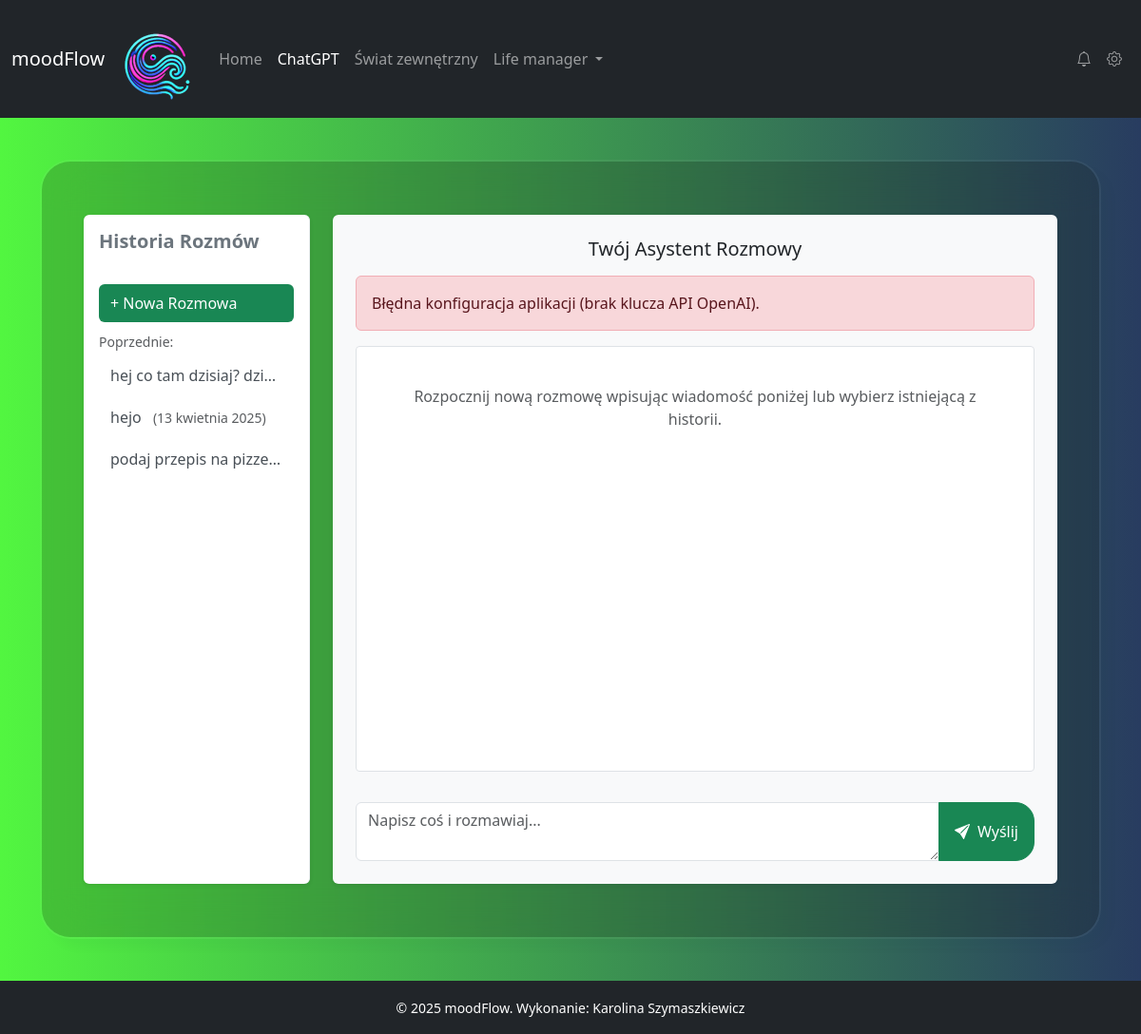
Page /chat/ on the earlier database version.
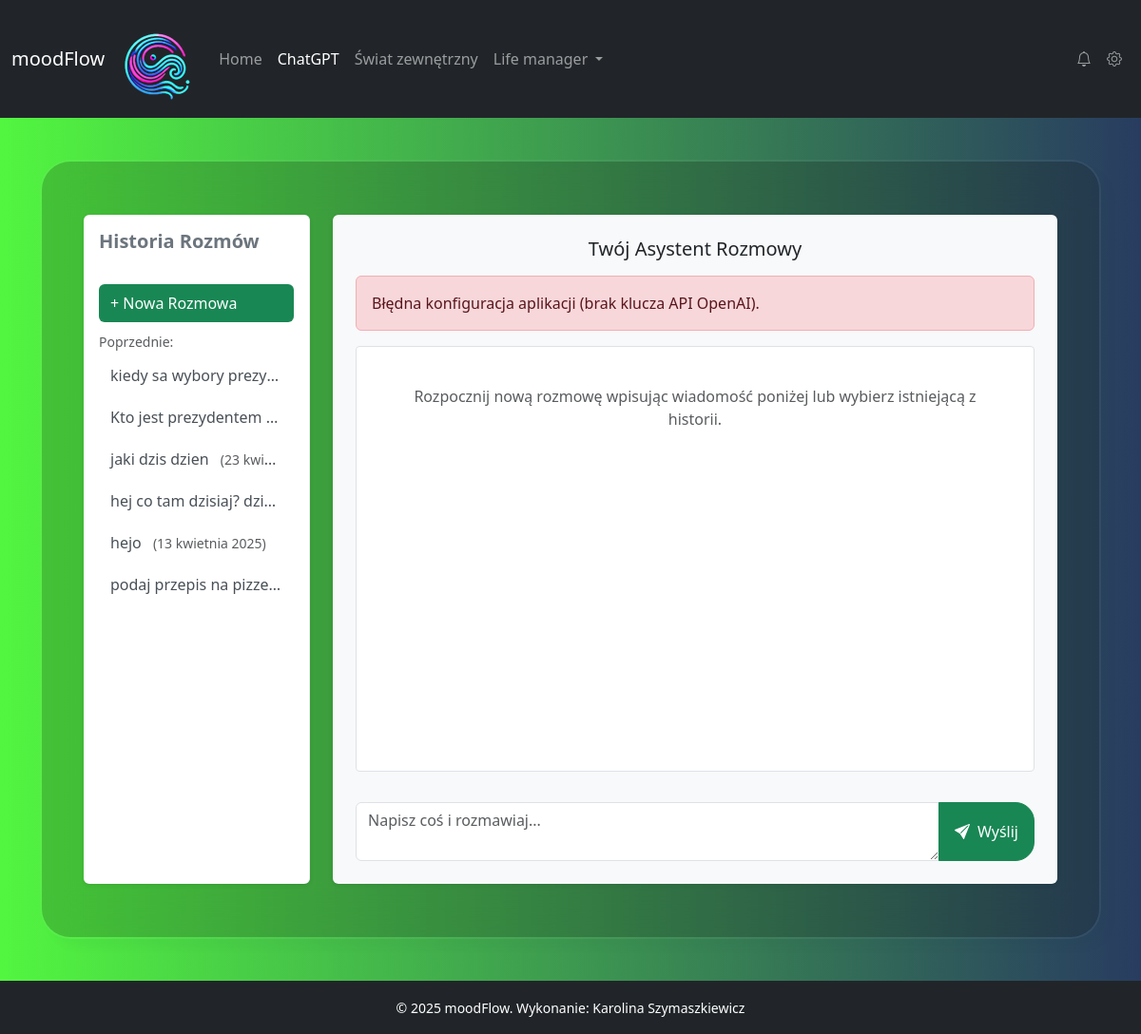
Same page on the later database version.
### myapp/models.py (models this page shows, shortened)
class Conversation(models.Model):
    id = models.UUIDField(
        primary_key=True,
        default=uuid.uuid4,  # Automatycznie generuj UUID
        editable=False
    )
    title = models.CharField(
        max_length=100,
        blank=True,
        help_text="Tytuł rozmowy (np. skrócony pierwszy prompt)"
    )
    created_at = models.DateTimeField(
        default=timezone.now,
        editable=False
    )
    class Meta:
        ordering = ['-created_at']
        verbose_name = "Rozmowa (Sesja)"
        verbose_name_plural = "Rozmowy (Sesje)"

### myapp/views.py (the view, shortened to what this page needs)
# urls.py: path('chat/', chat, name='chat'),
def chat(request, conversation_id=None):
    openai_api_key, serpapi_api_key = get_api_keys()
    error_message = None
    model = "gpt-4o" # lub gpt-3.5-turbo
    form = ChatForm()
    current_conversation = None
    messages_queryset = Message.objects.none()
    conversation_history_list = Conversation.objects.all() # Używa domyślnego sortowania z Meta
    if not openai_api_key:
        error_message = "Błędna konfiguracja aplikacji (brak klucza API OpenAI)."
    if not serpapi_api_key:
        print("OSTRZEŻENIE: Brak klucza API SerpApi. Wyszukiwanie w Google będzie niedostępne.")
    if request.method == 'GET':
        if conversation_id:
            print(f"[DEBUG] GET: Próba załadowania conversation_id: {conversation_id}")
            try:
                current_conversation = Conversation.objects.get(id=conversation_id)
                messages_queryset = current_conversation.messages.all()
                print(f"[DEBUG] GET: Znaleziono: '{current_conversation.title}'. Wiadomości: {messages_queryset.count()}")
                request.session['conversation_id'] = str(current_conversation.id)
                request.session.save()
            except Conversation.DoesNotExist:
                print(f"[DEBUG] GET: Conversation {conversation_id} nie istnieje.")
                error_message = "Wybrana rozmowa nie istnieje."
                if 'conversation_id' in request.session:
                    del request.session['conversation_id']
                return redirect('chat')
            except Exception as e:
                print(f"[DEBUG] GET: Błąd ładowania rozmowy {conversation_id}: {e}")
                error_message = "Wystąpił błąd serwera podczas ładowania rozmowy."
        else:
            print("[DEBUG] GET: Ładowanie widoku dla nowej rozmowy.")
            if 'conversation_id' in request.session:
                del request.session['conversation_id']
                request.session.save()
    context = {
        "form": form,
        "error_message": error_message,
        "messages": messages_queryset,
        "conversation": current_conversation,
        "conversation_history_list": conversation_history_list
    }
    print(f"[DEBUG] Rendering template. Conversation loaded: {current_conversation}. Messages in context: {messages_queryset.count() if messages_queryset else 0}")
    return render(request, "myapp/chat.html", context)

### myapp/forms.py
class ChatForm(forms.Form):
    prompt = forms.CharField(label="Prompt", widget=forms.Textarea(attrs={"class": "form-control",
                                                                           "placeholder": "Napisz coś i rozmawiaj...",
                                                                           "id": "prompt",
                                                                             "rows":2,
                                                                    }))

### myapp/context_processors.py (called while the page is built)
def global_context(request):
    return {
        'year': datetime.now().year
    }

### myapp/views.py (called while the page is built)
def get_api_keys():
    keys = {}
    try:
        with open('./.env.txt', 'r') as f:
            for line in f:
                line = line.strip()
                if line and not line.startswith('#'):
                    key_name, key_value = line.split('=', 1)
                    keys[key_name.strip()] = key_value.strip()
    except FileNotFoundError:
        print("OSTRZEŻENIE: Plik .env.txt nie został znaleziony.")
    except Exception as e:
        print(f"Błąd odczytu pliku z kluczami API: {str(e)}")
    return keys.get('OPENAI_API_KEY'), keys.get('SERPAPI_API_KEY')

### myapp/templates/myapp/chat.html (shortened to what this page needs)
{% extends "base.html" %}
{% load static %}
{% load tz %}
{% load humanize %}
{% block content %}
<div class="container-fluid pt-3 pb-3">
    <div class="row chat-layout-row">
       <div class="col-lg-3 col-md-4 order-md-1">
            <div id="chat-sidebar">
                <h5 class="mb-3 text-secondary">Historia Rozmów</h5>
                <hr class="mt-0">
                <div class="sidebar-list-container flex-grow-1">
                    <ul class="list-unstyled chat-history-list">
                        <li>
                            <a href="{% url 'chat' %}"
                               class="{% if not conversation %}active bg-success{% endif %}">
                                + Nowa Rozmowa
                            </a>
                        </li>
                        {% if conversation_history_list %}
                            <li class="mt-2 mb-1"><small class="text-muted">Poprzednie:</small></li>
                        {% endif %}
                        {% for conv in conversation_history_list %}
                            {% url 'chat_view_conversation' conversation_id=conv.id as conv_url %}
                            <li>
                                <a href="{{ conv_url }}"
                                   title="{{ conv.title|default:'Rozmowa bez tytułu' }} ({{ conv.created_at|naturalday }})"
                                   class="{% if conversation and conversation.id == conv.id %}active bg-success{% endif %}">
                                     {{ conv.title|default:"Rozmowa bez tytułu"|truncatechars:25 }}
                                     <small class="text-muted ms-2">({{ conv.created_at|naturalday }})</small>
                                </a>
                            </li>
                        {% endfor %}
                    </ul>
                </div>
            </div>
        </div>
        <div class="col-lg-9 col-md-8 order-md-2">
             <div id="main-chat-area" class="bg-light p-3 p-md-4 rounded shadow-sm d-flex flex-column h-100">
                <h1 class="h4 text-dark mb-3 text-center">Twój Asystent Rozmowy</h1>
                {% if error_message %}
                <div id="error-container" class="alert alert-danger mb-3">
                    <p id="error-message" class="mb-0">{{ error_message }}</p>
                </div>
                {% else %}
                 <div id="error-container" class="alert alert-danger d-none mb-3">
                    <p id="error-message" class="mb-0"></p>
                </div>
                {% endif %}
                <div id="chat-container" class="flex-grow-1 overflow-auto mb-3 chat-messages-container">
                    <div id="chat-messages">
                        {% if messages %}
                            {% for message in messages %}
                                <div class="message-bubble bg-{% if message.role == 'user' %}success{% else %}dark{% endif %} text-white mb-2 p-2 rounded">
                                    <div class="chat-text">
                                        <strong>{% if message.role == 'user' %}Ty{% else %}ChatGPT{% endif %}:</strong><br>
                                        {{ message.content|safe }}
                                    </div>
                                    <small class="message-timestamp text-white-50 d-block text-end mt-1">
                                         {{ message.get_formatted_timestamp }}
                                    </small>
                                </div>
                            {% endfor %}
                         {% else %}
                             <div class="text-center text-muted p-4">
                                {% if conversation %}
                                    Wygląda na to, że ta rozmowa nie ma jeszcze wiadomości.
                                {% else %}
                                    Rozpocznij nową rozmowę wpisując wiadomość poniżej lub wybierz istniejącą z historii.
                                {% endif %}
                             </div>
                         {% endif %}
                    </div>
                </div>
                <div class="mt-auto chat-input-area">
                    <form id="chatForm" method="POST" action="{{ request.path }}">
                        <div class="input-group">
                             {{ form.prompt }}
                             <button type="submit" class="btn btn-success" id="submitBtn">
                                 Wyślij
                             </button>
                         </div>
                    </form>
                </div>
            </div>
        </div>
    </div>
</div>
{% endblock %}

### myapp/templates/base.html (shortened to what this page needs)
{% load static %}
<!DOCTYPE html>
<html lang="pl">
<head>
    <link href="{% static 'css/styles.css' %}" type="text/css" rel="stylesheet">
    <link href="https://cdn.jsdelivr.net/npm/bootstrap@5.3.2/dist/css/bootstrap.min.css" rel="stylesheet">
    <link href="https://cdn.jsdelivr.net/npm/bootstrap-icons/font/bootstrap-icons.css" rel="stylesheet">
</head>
<body>
    <nav class="navbar navbar-expand-lg navbar-dark bg-dark sticky-top">
        <div class="container-fluid">
            <a class="navbar-brand" href="{% url 'home' %}">
                moodFlow
            </a>
           <a class="navbar-brand text-center mt-3" href="{% url 'home' %}">
                <img src="{% static 'img/logo-male-bez-tla.png' %}" alt="Logo" class="logo">
            </a>
            <div class="collapse navbar-collapse" id="navbarNavDropdown">
              <ul class="navbar-nav me-auto">
                <li class="nav-item">
                    <a class="nav-link {% if request.resolver_match.url_name == 'home' %}active" aria-current="page{% endif %}" href="{% url 'home' %}">Home</a>
                </li>
                <li class="nav-item">
                    <a class="nav-link {% if request.resolver_match.url_name == 'chat' %}active" aria-current="page{% endif %}" href="{% url 'chat' %}">ChatGPT</a>
                </li>
                <li class="nav-item">
                    <a class="nav-link {% if request.resolver_match.url_name == 'news' %}active" aria-current="page{% endif %}" href="{% url 'news' %}">Świat zewnętrzny</a>
                </li>
                <li class="nav-item dropdown">
                    <a class="nav-link dropdown-toggle" href="#" id="navbarDropdownMenuLink" role="button" data-bs-toggle="dropdown" aria-expanded="false">
                        Life manager
                    </a>
                </li>
            </ul>
                <ul class="navbar-nav ms-auto">
                    <li class="nav-item">
                        <a class="nav-link" href="#" data-bs-toggle="tooltip" data-bs-placement="bottom" title="Brak aktualnie powiadomień">
                            <i class="bi bi-bell"></i>
                        </a>
                    </li>
                    <li class="nav-item">
                        <a class="nav-link" href="{% url 'admin:index' %}" data-bs-toggle="tooltip" data-bs-placement="bottom" title="Panel administracyjny">
                            <i class="bi bi-gear"></i>
                        </a>
                    </li>
                </ul>
            </div>
        </div>
    </nav>
    <div class="main-content">
        <div class="gradient-custom-2">
            <div class="container my-4">
                <div class="d-flex justify-content-center">
                    <div class="mask-custom">
                        {% block content %}{% endblock %}
                    </div>
                </div>
            </div>
        </div>
    </div>
    <footer class="footer bg-dark text-white text-center py-3 mt-auto">
    <div class="container">
        <small>&copy; {{ year|default:2025 }} moodFlow. Wykonanie: Karolina Szymaszkiewicz</small>
    </div>
</footer>
</body>
</html>

### static/css/styles.css (style rules this page uses)
.gradient-custom-2 { background: linear-gradient(to right, rgb(82, 246, 64), rgb(40, 60, 96)); min-height: 100vh; display: flex; justify-content: center; align-items: center; padding: 20px; }
.mask-custom { background: rgba(24, 24, 16, 0.2); border-radius: 2em; backdrop-filter: blur(25px); border: 2px solid rgba(255, 255, 255, 0.05); background-clip: padding-box; box-shadow: 10px 10px 10px rgba(46, 54, 68, 0.03); padding: 2rem; max-width: 100%; width: 100%; box-sizing: border-box; min-width: 300px; color: white; }
.chat-layout-row { height: calc(100vh - 80px); min-height: 600px; max-height: 95vh; }
.chat-layout-row > .col-lg-3, .chat-layout-row > .col-md-4, .chat-layout-row > .col-lg-9, .chat-layout-row > .col-md-8 { height: 100%; padding-top: 0.5rem; padding-bottom: 0.5rem; }
#chat-sidebar { height: 100%; display: flex; flex-direction: column; background-color: #ffffff; border-right: 1px solid #e9ecef; padding: 1rem; border-radius: .375rem; box-shadow: 0 .125rem .25rem rgba(0,0,0,.075); }
#chat-sidebar h5 { font-weight: 600; flex-shrink: 0; margin-bottom: 0.75rem; }
#chat-sidebar hr { flex-shrink: 0; margin-top: 0; margin-bottom: 1rem; }
#chat-sidebar .sidebar-list-container { flex-grow: 1; overflow-y: auto; margin-bottom: 1rem; }
.chat-history-list { list-style: none; padding-left: 0; }
.chat-history-list li a { display: block; padding: 8px 12px; margin-bottom: 4px; color: #495057; text-decoration: none; border-radius: 6px; white-space: nowrap; overflow: hidden; text-overflow: ellipsis; transition: background-color 0.2s ease, color 0.2s ease; }
.chat-history-list li a.active { background-color: #0d6efd; color: white; font-weight: 500; }
#main-chat-area { height: 100%; display: flex; flex-direction: column; background-color: #f8f9fa; padding: 1rem; border-radius: .375rem; box-shadow: 0 .125rem .25rem rgba(0,0,0,.075); overflow: hidden; }
#main-chat-area h1 { flex-shrink: 0; margin-bottom: 1rem; font-size: 1.25rem; text-align: center; }
#error-container { flex-shrink: 0; }
#chat-container { flex-grow: 1; overflow-y: auto; overflow-x: hidden; padding: 1rem; margin-bottom: 1rem; background-color: #ffffff; border-radius: .25rem; border: 1px solid #dee2e6; }
#chat-messages { display: flex; flex-direction: column; }
.chat-input-area { flex-shrink: 0; padding-top: 1rem; margin-top: auto; }
#chatForm { display: flex; }

Differences in the rows shown:
added Conversation: title "kiedy sa wybory prezy…"
added Conversation: title "Kto jest prezydentem…"
added Conversation: title "jaki dzis dzien", created_at "23 kwi…"
